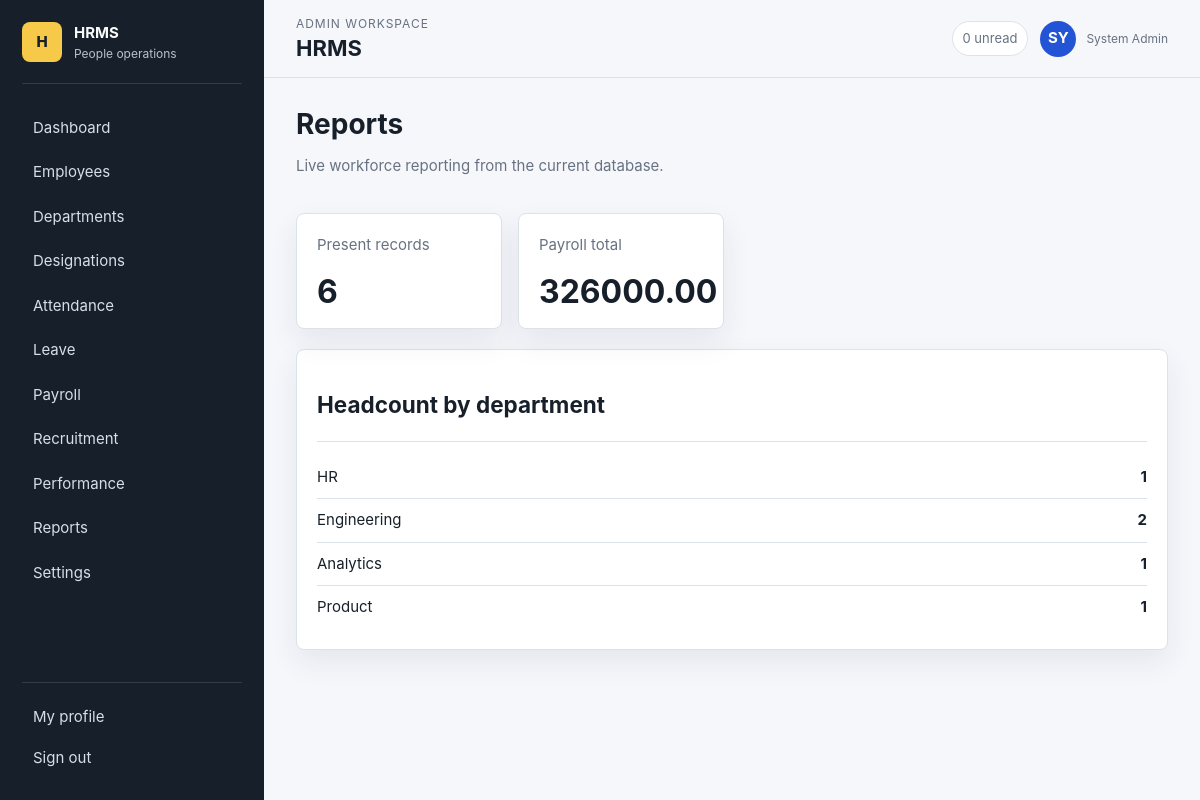
The app's page /reports/ (signed in) with its own data.
### ems/models.py (models this page shows, shortened)
class TimeStampedModel(models.Model):
    created_at = models.DateTimeField(auto_now_add=True)
    updated_at = models.DateTimeField(auto_now=True)
    class Meta:
        abstract = True

class Department(TimeStampedModel):
    name = models.CharField(max_length=100, unique=True)
    description = models.TextField(blank=True)
    active = models.BooleanField(default=True)

### ems/views.py (the view)
@admin_required
def reports(request): return render(request,"ems/reports.html",{"by_department":Department.objects.annotate(total=Count("employees")),"attendance_count":Attendance.objects.filter(status="present").count(),"payroll_total":sum((p.net_salary for p in Payroll.objects.all()), start=0)})

### ems/models.py (called while the page is built)
    @classmethod
    def current(cls):
        return cls.objects.first() or cls.objects.create()

    @property
    def attendance_deduction(self):
        from calendar import monthrange
        start = self.pay_period.replace(day=1)
        end = start.replace(day=monthrange(start.year, start.month)[1])
        absent_days = Attendance.objects.filter(employee=self.employee, date__range=(start, end), status=Attendance.Status.ABSENT).count()
        return absent_days * WorkSchedule.current().attendance_deduction_per_absent_day

    @property
    def net_salary(self): return self.basic_salary + self.hra + self.allowances + self.bonus - self.deductions - self.attendance_deduction

### ems/views.py (called while the page is built)
def is_admin(user): return user.is_authenticated and user.is_staff

def admin_required(view_func):
    @wraps(view_func)
    @login_required
    def wrapped(request, *args, **kwargs):
        if not is_admin(request.user):
            return render(request, "403.html", status=403)
        return view_func(request, *args, **kwargs)
    return wrapped

### templates/ems/reports.html (shortened to what this page needs)
{% extends "base.html" %}
{% block content %}
  <div class="page-head">
    <div>
      <h1>Reports</h1>
      <p class="muted">Live workforce reporting from the current database.</p>
    </div>
  </div>
  <section class="cards">
    <div class="card stat"><span>Present records</span><b>{{ attendance_count }}</b></div>
    <div class="card stat"><span>Payroll total</span><b>{{ payroll_total }}</b></div>
  </section>
  <section class="card">
    <h2>Headcount by department</h2>
    <div class="divider"></div>
    {% for department in by_department %}
      <div class="progress-row"><span>{{ department.name }}</span><strong>{{ department.total }}</strong></div>
    {% empty %}
      {% include "components/empty_state.html" with title="No department data" message="Add employees to produce department reporting." %}
    {% endfor %}
  </section>
{% endblock %}

### templates/components/topbar.html (shortened to what this page needs)
<header class="app-topbar">
  <div>
    <p class="eyebrow">{% if request.user.is_staff %}Admin workspace{% else %}Employee workspace{% endif %}</p>
    <h1>{% block page_title %}HRMS{% endblock %}</h1>
  </div>
  <div class="topbar-user">
    <span class="notification-pill">0 unread</span>
    <a class="user-chip" href="{% url 'ems:profile' %}">
      <span>{{ request.user.get_full_name|default:request.user.username|slice:":2"|upper }}</span>
      <small>{{ request.user.get_full_name|default:request.user.username }}</small>
    </a>
  </div>
</header>

### static/css/app.css (style rules this page uses)
:root { --bg: #f6f7fb; --surface: #ffffff; --surface-soft: #eef3f8; --text: #17202a; --muted: #687282; --border: #dbe2ea; --primary: #2454d6; --primary-dark: #193b99; --accent: #0f8b8d; --success: #15803d; --warning: #b7791f; --danger: #c2412d; --info: #0369a1; --radius: 8px; --shadow: 0 12px 30px rgba(28, 39, 58, .08); --sidebar: 264px; font-family: Inter, ui-sans-serif, system-ui, -apple-system, BlinkMacSystemFont, "Segoe UI", sans-serif; }
* { box-sizing: border-box; }
html { min-height: 100%; }
body { margin: 0; min-height: 100vh; background: var(--bg); color: var(--text); font-size: 15px; line-height: 1.5; }
a { color: inherit; text-decoration: none; }
.brand-mark small, .user-chip small { display: block; color: var(--muted); font-size: 12px; }
.app-topbar { position: sticky; top: 0; z-index: 10; height: 78px; display: flex; align-items: center; gap: 18px; justify-content: space-between; padding: 14px 32px; background: rgba(246,247,251,.94); border-bottom: 1px solid var(--border); backdrop-filter: blur(10px); }
.app-topbar h1 { margin: 0; font-size: 22px; line-height: 1.2; }
.eyebrow { margin: 0 0 2px; color: var(--muted); font-size: 12px; text-transform: uppercase; letter-spacing: .08em; }
.topbar-user { display: flex; align-items: center; gap: 12px; }
.notification-pill { border: 1px solid var(--border); border-radius: 999px; padding: 7px 10px; color: var(--muted); background: var(--surface); font-size: 13px; }
.user-chip { display: flex; align-items: center; gap: 10px; }
.user-chip span { display: grid; place-items: center; width: 36px; height: 36px; border-radius: 999px; background: var(--primary); color: #fff; font-weight: 700; }
.page-head, .section-head { display: flex; align-items: flex-start; justify-content: space-between; gap: 18px; margin-bottom: 20px; }
.page-head h1, .section-head h2 { margin: 0; font-size: 28px; line-height: 1.15; }
.muted { color: var(--muted); }
.cards { display: grid; grid-template-columns: repeat(4, minmax(0, 1fr)); gap: 16px; margin-bottom: 20px; }
.card { background: var(--surface); border: 1px solid var(--border); border-radius: var(--radius); padding: 20px; box-shadow: var(--shadow); }
.stat { min-height: 116px; display: grid; align-content: space-between; }
.stat span { color: var(--muted); }
.stat b { font-size: 32px; line-height: 1; }
.divider { height: 1px; background: var(--border); margin: 14px 0; }
.progress-row, .list-row { display: flex; justify-content: space-between; gap: 12px; padding: 10px 0; border-bottom: 1px solid var(--border); }
.progress-row:last-child, .list-row:last-child { border-bottom: 0; }

### records on screen
Department: name "HR", total "1"
Department: name "Engineering", total "2"
Department: name "Analytics", total "1"
Department: name "Product", total "1"

### other values on screen
{{ request.user.get_full_name|default:request.user.username }} "System Admin"
{{ attendance_count }} "6"
{{ payroll_total }} "326000.00"
